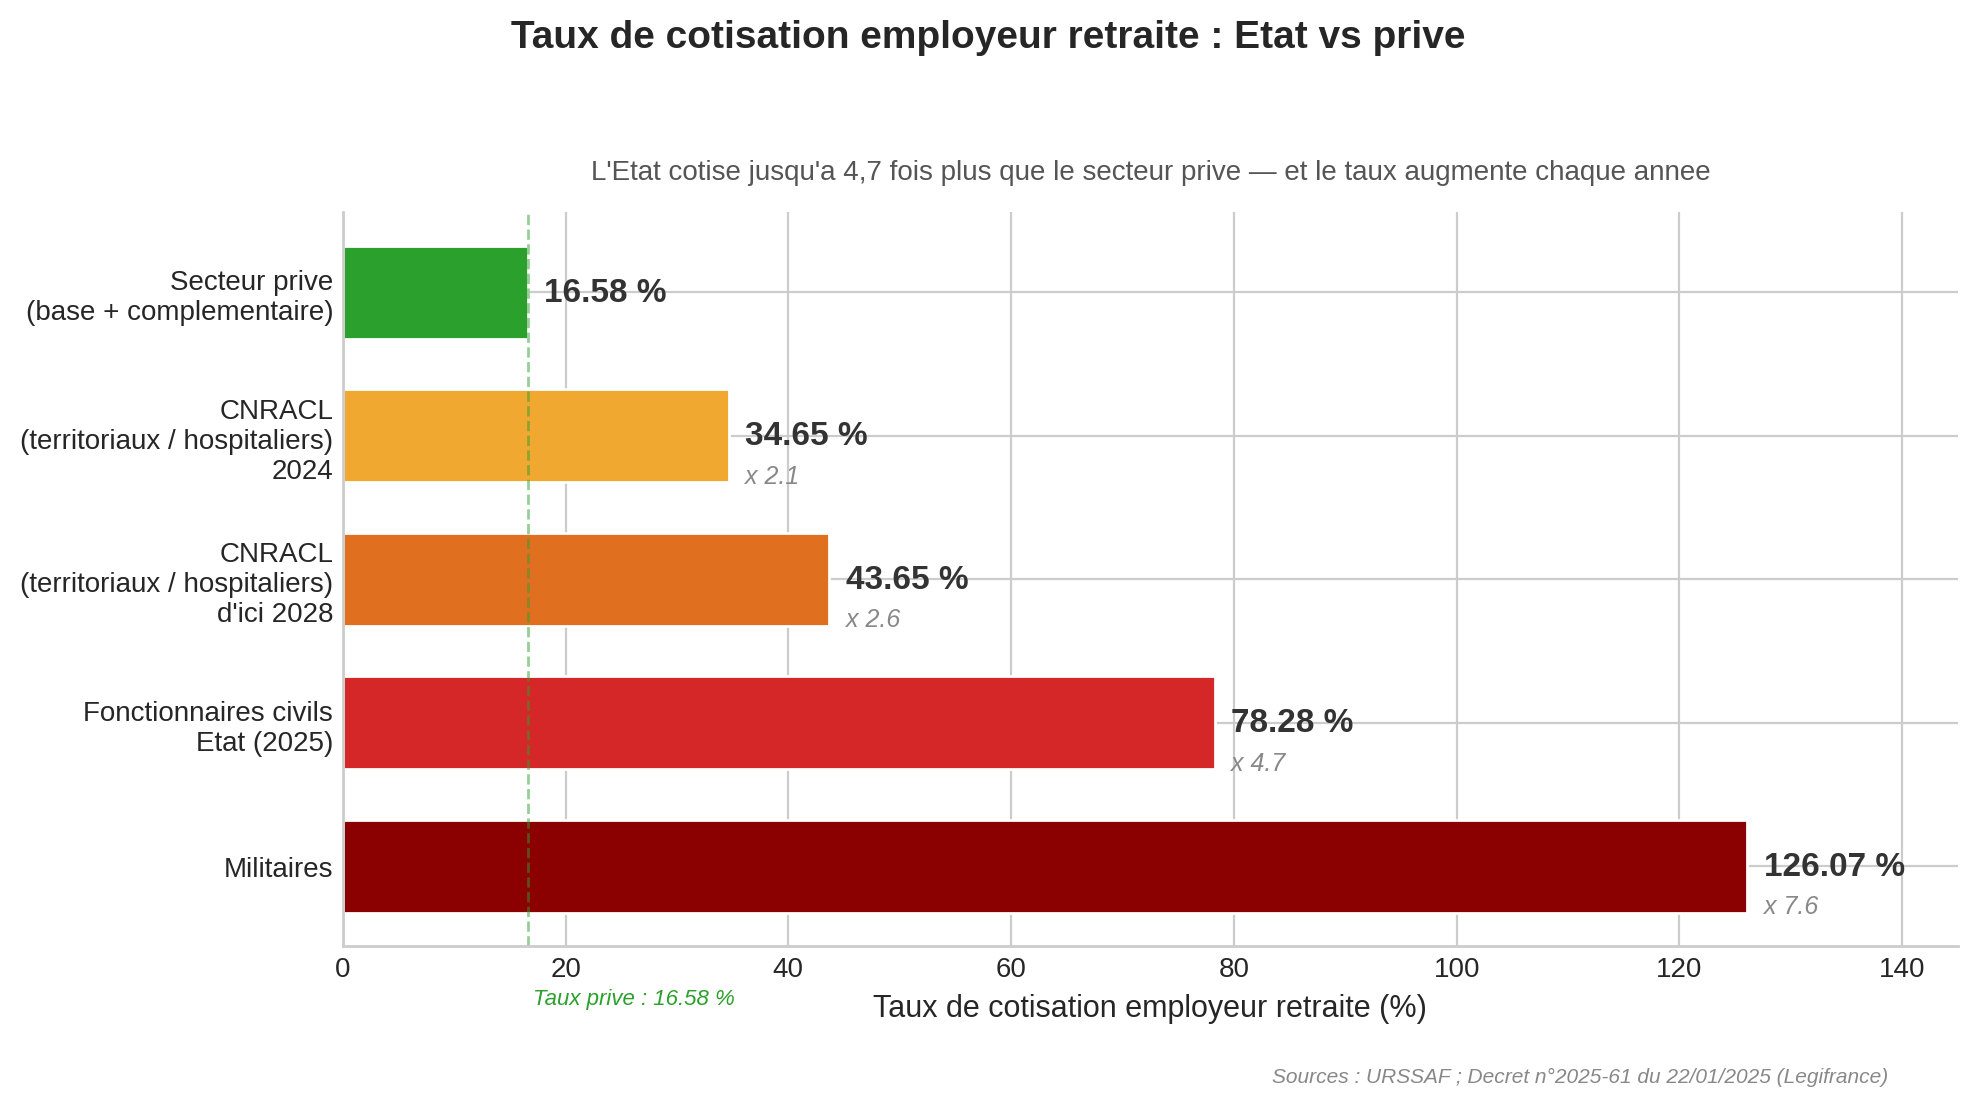

Recreate this plot in Python.
#!/usr/bin/env python3
"""
Horizontal bar chart: Taux de cotisation employeur retraite — Etat vs prive
Data: URSSAF, Decret n2025-61 du 22/01/2025 (Legifrance)
"""

import matplotlib.pyplot as plt
import numpy as np
from pathlib import Path

# --- Data ---
categories = [
    "Secteur prive\n(base + complementaire)",
    "CNRACL\n(territoriaux / hospitaliers)\n2024",
    "CNRACL\n(territoriaux / hospitaliers)\nd'ici 2028",
    "Fonctionnaires civils\nEtat (2025)",
    "Militaires",
]
values = [16.58, 34.65, 43.65, 78.28, 126.07]

# Color gradient: green (normal) -> orange -> red (extreme)
colors = ["#2ca02c", "#f0a830", "#e07020", "#d62728", "#8b0000"]

# --- Style ---
plt.style.use("seaborn-v0_8-whitegrid")
fig, ax = plt.subplots(figsize=(10, 5.5))

y_pos = np.arange(len(categories))
bars = ax.barh(y_pos, values, color=colors, edgecolor="white", height=0.65)

# Add value labels
for bar, val in zip(bars, values):
    x = bar.get_width()
    ax.text(
        x + 1.5, bar.get_y() + bar.get_height() / 2,
        f"{val:.2f} %",
        va="center", ha="left",
        fontsize=12, fontweight="bold",
        color="#333333",
    )

# Multiplier annotations
ref = values[0]
for i, val in enumerate(values):
    if i == 0:
        continue
    ratio = val / ref
    ax.text(
        val + 1.5, y_pos[i] + 0.28,
        f"x {ratio:.1f}",
        va="center", ha="left",
        fontsize=9, fontstyle="italic",
        color="#888888",
    )

ax.set_yticks(y_pos)
ax.set_yticklabels(categories, fontsize=10)
ax.set_xlabel("Taux de cotisation employeur retraite (%)", fontsize=11)
ax.set_xlim(0, 145)
ax.invert_yaxis()

# Vertical reference line for prive
ax.axvline(x=ref, color="#2ca02c", linestyle="--", linewidth=1, alpha=0.5)
ax.text(
    ref + 0.5, len(categories) - 0.15,
    f"Taux prive : {ref} %",
    fontsize=8, color="#2ca02c", fontstyle="italic",
    va="top",
)

# Remove top and right spines
ax.spines["top"].set_visible(False)
ax.spines["right"].set_visible(False)

# Title
fig.suptitle(
    "Taux de cotisation employeur retraite : Etat vs prive",
    fontsize=14, fontweight="bold", y=0.98,
)
ax.set_title(
    "L'Etat cotise jusqu'a 4,7 fois plus que le secteur prive — et le taux augmente chaque annee",
    fontsize=10, color="#555555", pad=12,
)

# Source
fig.text(
    0.95, 0.01,
    "Sources : URSSAF ; Decret n°2025-61 du 22/01/2025 (Legifrance)",
    ha="right", va="bottom",
    fontsize=7.5, fontstyle="italic", color="#888888",
)

plt.tight_layout(rect=[0, 0.04, 1, 0.94])

# Save
output = Path(__file__).with_suffix(".png")
fig.savefig(output, dpi=200, bbox_inches="tight", facecolor="white")
print(f"Saved: {output}")
plt.close()
